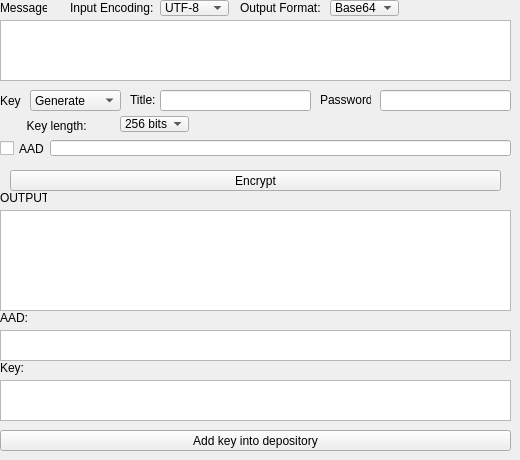
        <widget class="QWidget" name="pg_paes_enc">
         <widget class="QLabel" name="lbl_paesenc_mes">
          <property name="geometry">
           <rect>
            <x>0</x>
            <y>0</y>
            <width>47</width>
            <height>16</height>
           </rect>
          </property>
          <property name="text">
           <string>Message</string>
          </property>
         </widget>
         <widget class="QComboBox" name="cmbx_paesenc_inenc">
          <property name="geometry">
           <rect>
            <x>160</x>
            <y>0</y>
            <width>69</width>
            <height>16</height>
           </rect>
          </property>
          <item>
           <property name="text">
            <string>UTF-8</string>
           </property>
          </item>
          <item>
           <property name="text">
            <string>UTF-16</string>
           </property>
          </item>
          <item>
           <property name="text">
            <string>ASCII</string>
           </property>
          </item>
          <item>
           <property name="text">
            <string>Hex</string>
           </property>
          </item>
          <item>
           <property name="text">
            <string>Base64</string>
           </property>
          </item>
         </widget>
         <widget class="QLabel" name="lbl_paesenc_outfm">
          <property name="geometry">
           <rect>
            <x>240</x>
            <y>0</y>
            <width>91</width>
            <height>16</height>
           </rect>
          </property>
          <property name="text">
           <string>Output Format:</string>
          </property>
         </widget>
         <widget class="QComboBox" name="cmbx_paesenc_outfm">
          <property name="geometry">
           <rect>
            <x>330</x>
            <y>0</y>
            <width>69</width>
            <height>16</height>
           </rect>
          </property>
          <item>
           <property name="text">
            <string>Base64</string>
           </property>
          </item>
          <item>
           <property name="text">
            <string>Hex</string>
           </property>
          </item>
         </widget>
         <widget class="QPlainTextEdit" name="pte_paesenc_mes">
          <property name="geometry">
           <rect>
            <x>0</x>
            <y>20</y>
            <width>511</width>
            <height>61</height>
           </rect>
          </property>
         </widget>
         <widget class="QLabel" name="lbl_paesenc_inenc">
          <property name="geometry">
           <rect>
            <x>70</x>
            <y>0</y>
            <width>91</width>
            <height>16</height>
           </rect>
          </property>
          <property name="text">
           <string>Input Encoding:</string>
          </property>
         </widget>
         <widget class="QLabel" name="lbl_paesenc_k">
          <property name="geometry">
           <rect>
            <x>0</x>
            <y>90</y>
            <width>21</width>
            <height>21</height>
           </rect>
          </property>
          <property name="text">
           <string>Key:</string>
          </property>
         </widget>
         <widget class="QLabel" name="lbl_paesenc_klen">
          <property name="geometry">
           <rect>
            <x>0</x>
            <y>118</y>
            <width>111</width>
            <height>16</height>
           </rect>
          </property>
          <property name="text">
           <string>        Key length:</string>
          </property>
         </widget>
         <widget class="QLineEdit" name="lne_paesenc_aad">
          <property name="geometry">
           <rect>
            <x>50</x>
            <y>140</y>
            <width>461</width>
            <height>16</height>
           </rect>
          </property>
         </widget>
         <widget class="QComboBox" name="cmbx_paesenc_k">
          <property name="geometry">
           <rect>
            <x>30</x>
            <y>90</y>
            <width>91</width>
            <height>21</height>
           </rect>
          </property>
          <item>
           <property name="text">
            <string>Generate</string>
           </property>
          </item>
          <item>
           <property name="text">
            <string>Depository</string>
           </property>
          </item>
          <item>
           <property name="text">
            <string>Enter</string>
           </property>
          </item>
          <item>
           <property name="text">
            <string>ECC-key</string>
           </property>
          </item>
         </widget>
         <widget class="QComboBox" name="cmbx_paesenc_klen">
          <property name="geometry">
           <rect>
            <x>120</x>
            <y>116</y>
            <width>69</width>
            <height>16</height>
           </rect>
          </property>
          <item>
           <property name="text">
            <string>256 bits</string>
           </property>
          </item>
          <item>
           <property name="text">
            <string>192 bits</string>
           </property>
          </item>
          <item>
           <property name="text">
            <string>128 bits</string>
           </property>
          </item>
         </widget>
         <widget class="QCheckBox" name="chbx_paesenc_aad">
          <property name="geometry">
           <rect>
            <x>0</x>
            <y>140</y>
            <width>51</width>
            <height>17</height>
           </rect>
          </property>
          <property name="text">
           <string>AAD</string>
          </property>
         </widget>
         <widget class="QPushButton" name="btn_paesenc_enc">
          <property name="geometry">
           <rect>
            <x>10</x>
            <y>170</y>
            <width>491</width>
            <height>21</height>
           </rect>
          </property>
          <property name="text">
           <string>Encrypt</string>
          </property>
         </widget>
         <widget class="QPlainTextEdit" name="pte_paesenc_out">
          <property name="geometry">
           <rect>
            <x>0</x>
            <y>210</y>
            <width>511</width>
            <height>101</height>
           </rect>
          </property>
         </widget>
         <widget class="QPlainTextEdit" name="pte_paesenc_outk">
          <property name="geometry">
           <rect>
            <x>0</x>
            <y>380</y>
            <width>511</width>
            <height>41</height>
           </rect>
          </property>
         </widget>
         <widget class="QLabel" name="lbl_paesenc_out">
          <property name="geometry">
           <rect>
            <x>0</x>
            <y>190</y>
            <width>47</width>
            <height>16</height>
           </rect>
          </property>
          <property name="text">
           <string>OUTPUT:</string>
          </property>
         </widget>
         <widget class="QLabel" name="lbl_paesenc_outk">
          <property name="geometry">
           <rect>
            <x>0</x>
            <y>360</y>
            <width>31</width>
            <height>16</height>
           </rect>
          </property>
          <property name="text">
           <string>Key:</string>
          </property>
         </widget>
         <widget class="QLabel" name="lbl_paesenc_outaad">
          <property name="geometry">
           <rect>
            <x>0</x>
            <y>310</y>
            <width>31</width>
            <height>16</height>
           </rect>
          </property>
          <property name="text">
           <string>AAD:</string>
          </property>
         </widget>
         <widget class="QPlainTextEdit" name="pte_paesenc_outaad">
          <property name="geometry">
           <rect>
            <x>0</x>
            <y>330</y>
            <width>511</width>
            <height>31</height>
           </rect>
          </property>
         </widget>
         <widget class="QPushButton" name="btn_paesenc_addkdep">
          <property name="geometry">
           <rect>
            <x>0</x>
            <y>430</y>
            <width>511</width>
            <height>21</height>
           </rect>
          </property>
          <property name="text">
           <string>Add key into depository</string>
          </property>
         </widget>
         <widget class="QStackedWidget" name="stw_paesenc_k">
          <property name="geometry">
           <rect>
            <x>130</x>
            <y>90</y>
            <width>381</width>
            <height>21</height>
           </rect>
          </property>
          <property name="currentIndex">
           <number>1</number>
          </property>
          <widget class="QWidget" name="pg_paesenc_oth">
           <widget class="QLineEdit" name="lne_paesenco_k">
            <property name="geometry">
             <rect>
              <x>0</x>
              <y>0</y>
              <width>381</width>
              <height>21</height>
             </rect>
            </property>
           </widget>
          </widget>
          <widget class="QWidget" name="pg_paesenc_dep">
           <widget class="QLineEdit" name="lne_paesencd_k">
            <property name="geometry">
             <rect>
              <x>30</x>
              <y>0</y>
              <width>151</width>
              <height>21</height>
             </rect>
            </property>
           </widget>
           <widget class="QLineEdit" name="lne_paesenc_pass">
            <property name="geometry">
             <rect>
              <x>250</x>
              <y>0</y>
              <width>131</width>
              <height>21</height>
             </rect>
            </property>
           </widget>
           <widget class="QLabel" name="lbl_paesenc_pass">
            <property name="geometry">
             <rect>
              <x>190</x>
              <y>0</y>
              <width>51</width>
              <height>20</height>
             </rect>
            </property>
            <property name="text">
             <string>Password:</string>
            </property>
           </widget>
           <widget class="QLabel" name="lbl_paesenc_ktitle">
            <property name="geometry">
             <rect>
              <x>0</x>
              <y>0</y>
              <width>31</width>
              <height>20</height>
             </rect>
            </property>
            <property name="text">
             <string>Title:</string>
            </property>
           </widget>
          </widget>
         </widget>
        </widget>
